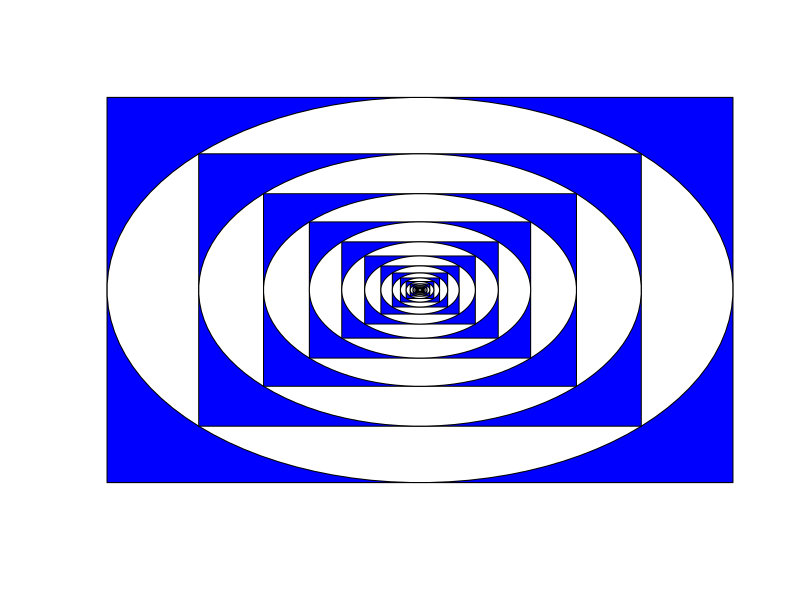
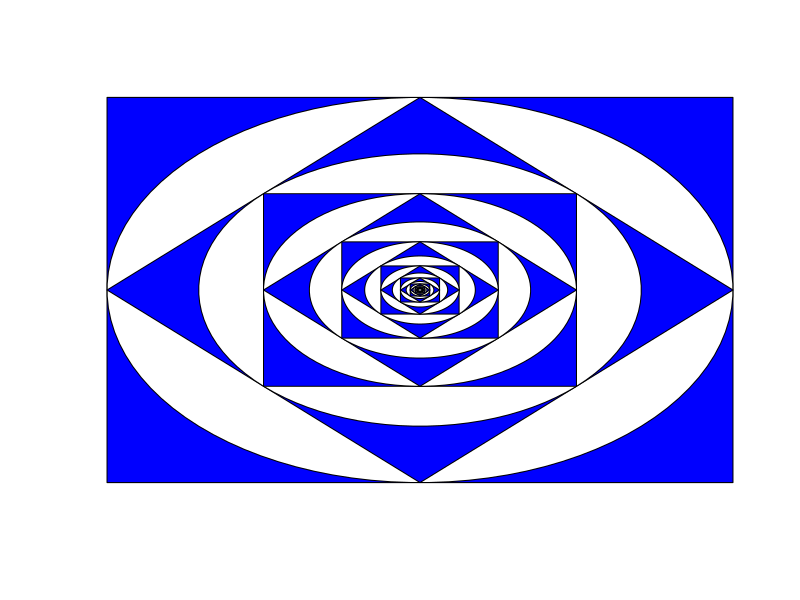
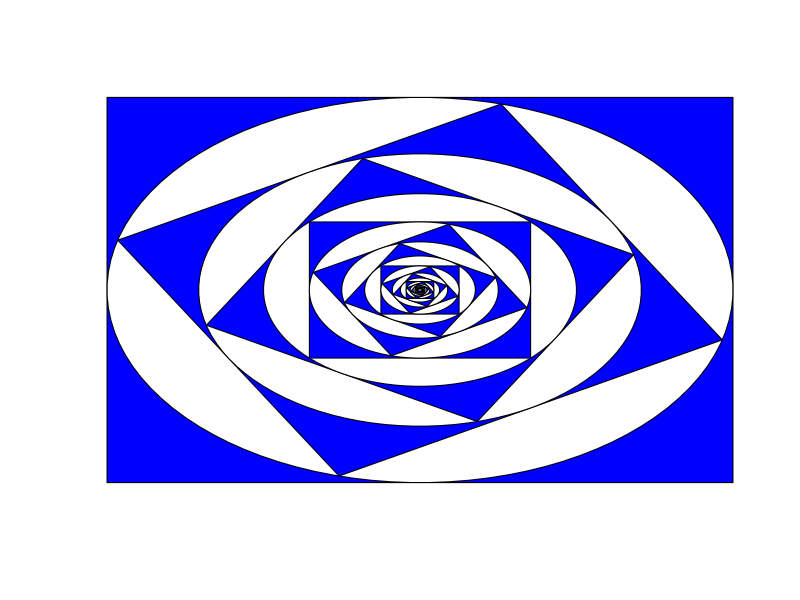
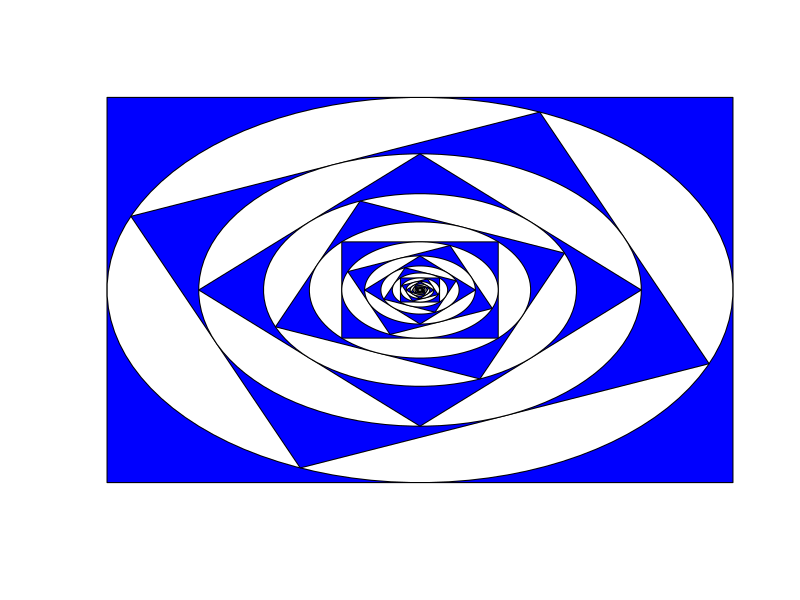
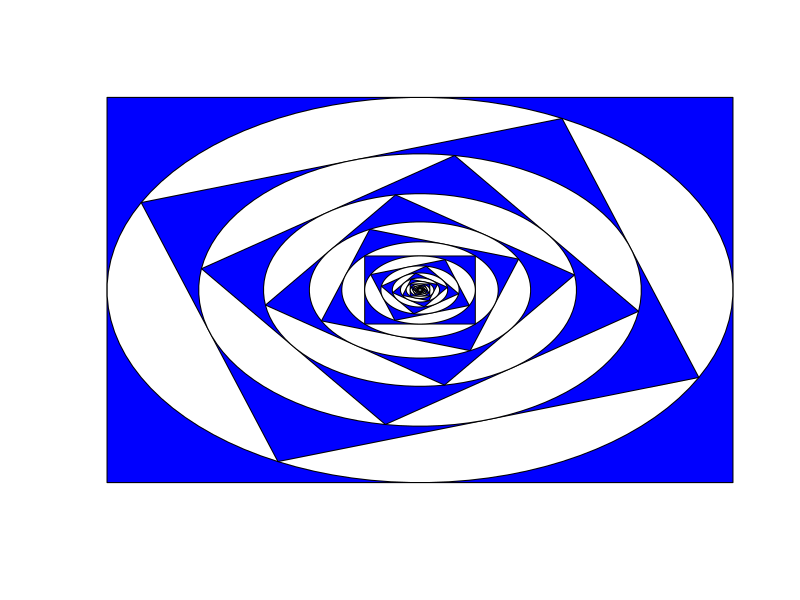
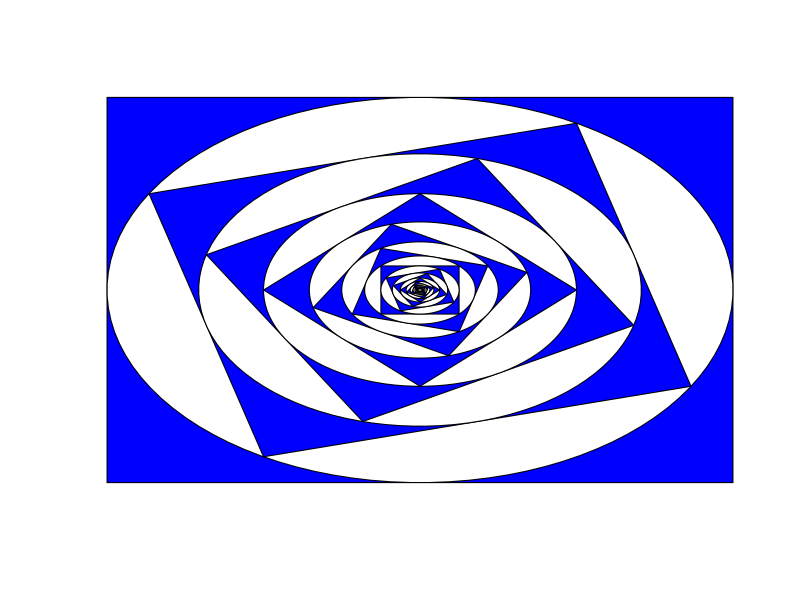
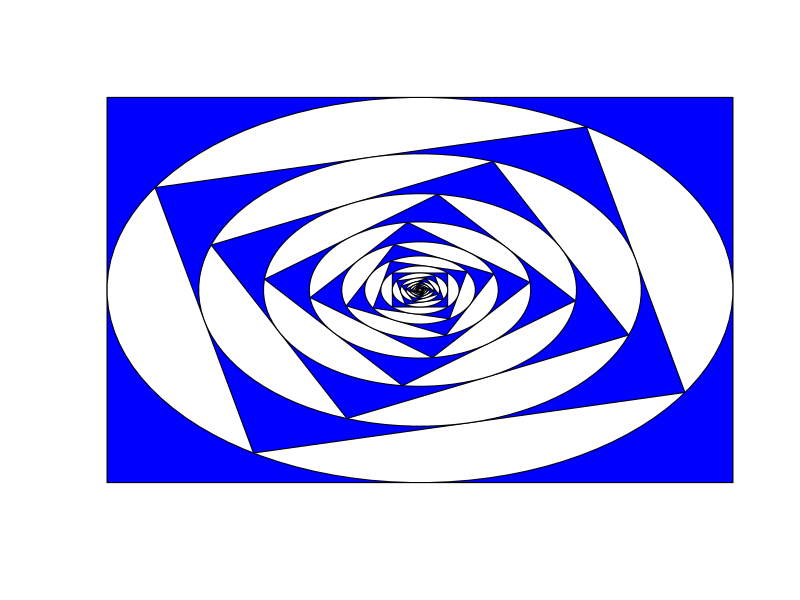
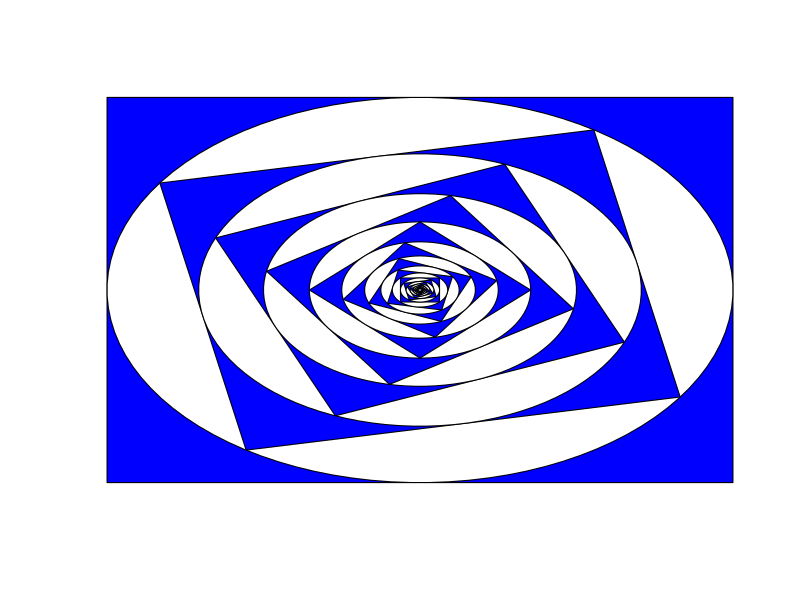

Here is the R script that generated these plots, in order:
coords <- function(r, v=4, xc=0, yc=0, offset=0){
	angle <- 2*pi/v
	points <- (0:v) + offset - 1/2
	return(data.frame(
		x=r*cos(angle*points)
		, y=r*sin(angle*points)
	))
}

cpoly <- function(r, v=4, xc=0, yc=0, offset=0, color="white"){
	with(coords(r, v, xc, yc, offset), {
		polygon(col=color, x=x , y=y)
	})
}

for(rot in 1:10){
	plot(NULL, NULL 
		, xlab=""
		, ylab=""
		, axes=FALSE
		, xlim = c(-1, 1)
		, ylim = c(-1, 1)
	)

	for(i in 1:16){
		rc <- sqrt(2)^(1-i)
		cpoly(r=sqrt(2)*rc, offset=(i-1)%%rot/rot, col="blue")
		cpoly(r=rc, v=100)
	}
}
